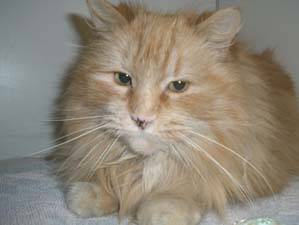
#> input picture opencv-cropping/cat.jpg, 299 x 225 px
$ python opencv_crop.py --image cat.jpg
#> lines starting #> are read from the running program, lines starting #| are printed output that depends on the picture
# USAGE
# python opencv_crop.py --image cat.jpg

# import the necessary packages
import argparse
import cv2

# construct the argument parser and parse the arguments
ap = argparse.ArgumentParser()
ap.add_argument("-i", "--image", type=str, default="cat.jpg",
	help="path to the input image")
args = vars(ap.parse_args())

# load the input image and display it to our screen
image = cv2.imread(args["image"])
#> image is the input picture: shape (225, 299, 3); mean B, G, R 120.5, 134.3, 143.3
cv2.imshow("Original", image)

# cropping an image with OpenCV is accomplished via simple NumPy
# array slices in startY:endY, startX:endX order -- here we are
# cropping the face from the image (these coordinates were
# determined using photo editing software such as Photoshop,
# GIMP, Paint, etc.)
face = image[85:250, 85:220]
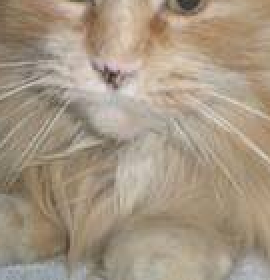
#> face: shape (140, 135, 3) (shown 2 times larger); mean B, G, R 131.4, 150.6, 165.4
cv2.imshow("Face", face)
cv2.waitKey(0)

# apply another image crop, this time extracting the body
body = image[90:450, 0:290]
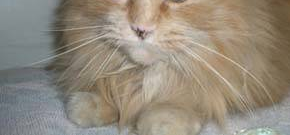
#> body: shape (135, 290, 3); mean B, G, R 124.4, 138.6, 147.9
cv2.imshow("Body", body)
cv2.waitKey(0)
